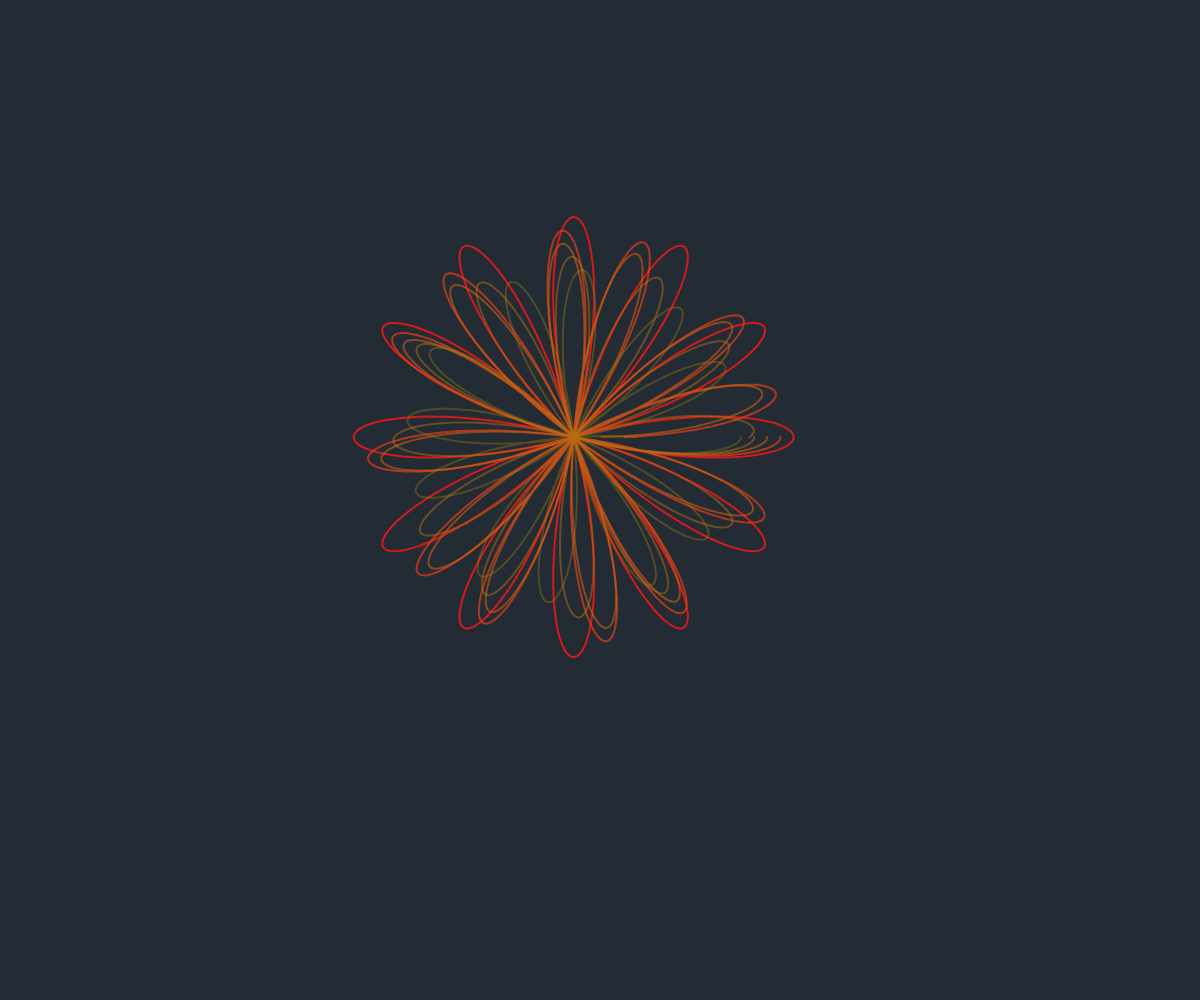
Frame 1 (no input)
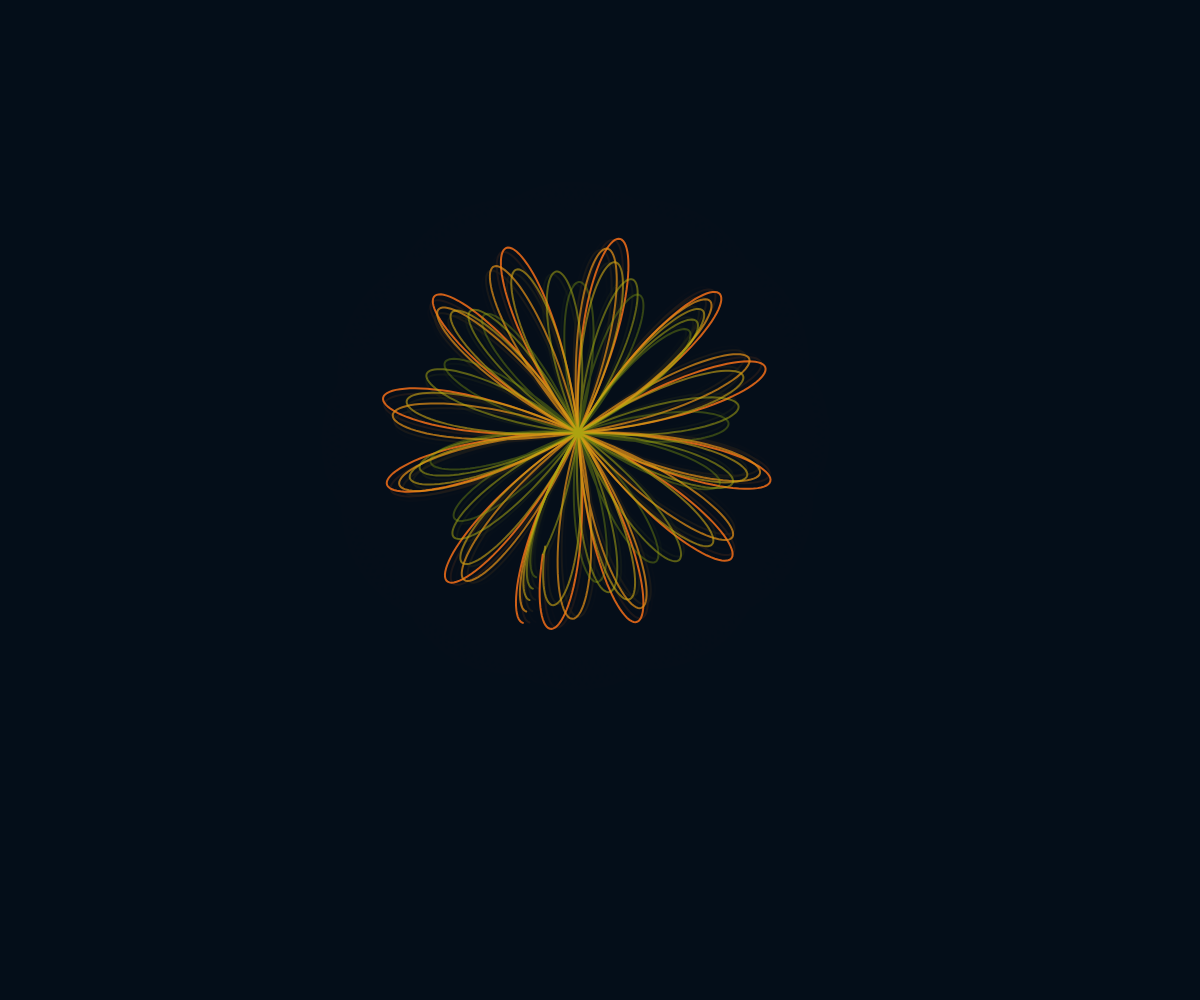
Frame 60 (no input)
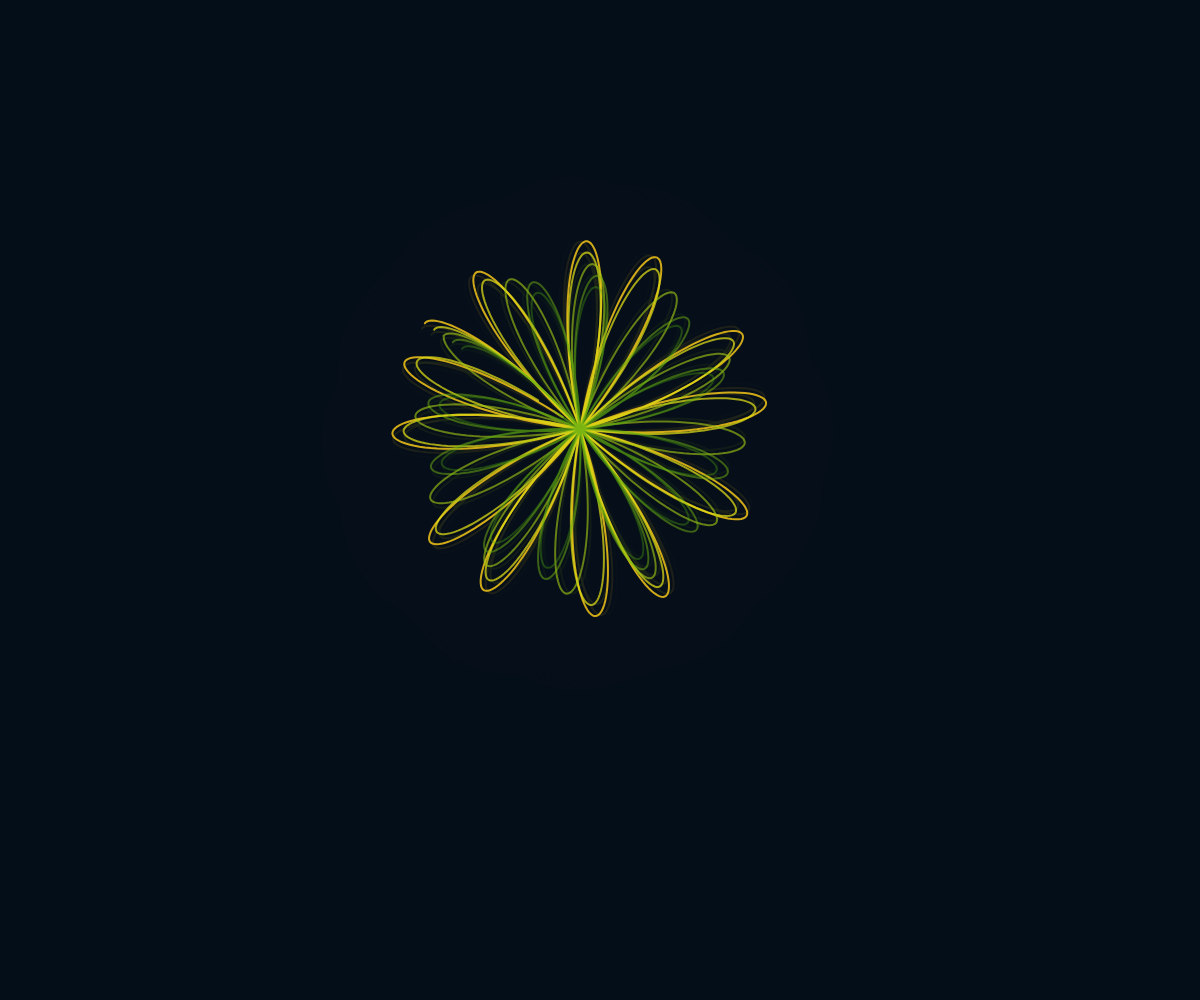
Frame 120 (the mouse pressed at the canvas centre since frame 60)

The p5.js sketch that drew these frames (run headless with seeded random() and noise() and a simulated clock; from frame 60 on, the mouse is pressed at the canvas centre):

// p5.js sketch
// ── sketch.js
const CFG = {
  petalsK: 6,
  radius: 220,
  rotSpeed: 0.005,
  hueSpeed: 0.4,
  pulseSpeed: 0.015,
  trail: 0.12,

  moveAmpX: 180,
  moveAmpY: 100,
  moveSpeedX: 0.0006,
  moveSpeedY: 0.0008,
};

let t = 0;
let nx = Math.random() * 1000;
let ny = Math.random() * 1000;

function setup() {
  createCanvas(windowWidth, windowHeight);
  colorMode(HSB, 360, 100, 100, 1);
  strokeWeight(2);
  noFill();
}

function draw() {
  background(215, 80, 10, 1 - CFG.trail);

  nx += CFG.moveSpeedX;
  ny += CFG.moveSpeedY;
  const offsetX = map(noise(nx), 0, 1, -CFG.moveAmpX, CFG.moveAmpX);
  const offsetY = map(noise(ny), 0, 1, -CFG.moveAmpY, CFG.moveAmpY);

  translate(width / 2 + offsetX, height / 2 + offsetY);

  const rot = t * CFG.rotSpeed * TWO_PI;
  rotate(rot);
  const pulse = 1 + 0.15 * sin(t * CFG.pulseSpeed * TWO_PI);

  const baseHue = (t * CFG.hueSpeed) % 360;

  for (let layer = 0; layer < 5; layer++) {
    const hue = (baseHue + layer * 12) % 360;
    const sat = 90;
    const bri = 95 - layer * 8;
    stroke(hue, sat, bri, 0.85 - layer * 0.12);

    beginShape();
    const steps = 720;
    for (let i = 0; i <= steps; i++) {
      const theta = map(i, 0, steps, 0, TWO_PI);
      const k = CFG.petalsK + 0.25 * sin(t * 0.01 + layer);
      const r = CFG.radius * pulse * cos(k * theta);
      const x = r * cos(theta);
      const y = r * sin(theta);
      vertex(x * (1 - layer * 0.06), y * (1 - layer * 0.06));
    }
    endShape();
  }

  t++;
}

function windowResized() {
  resizeCanvas(windowWidth, windowHeight);
}
